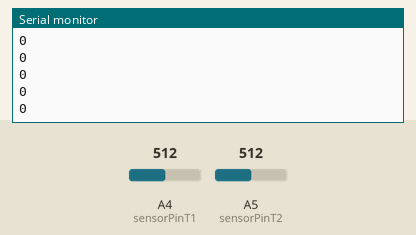
Recording of a sketch running on a simulated Arduino Uno, built with avr-gcc and run on an emulated ATmega328P. Shown: the last lines printed to the serial monitor. The test bench sets the inputs (shaded band); at power-on: A4 (sensorPinT1) = 512, A5 (sensorPinT2) = 512.

Above: at 1.2 s.
1.3 s: A4 (sensorPinT1) set to 716
At 1.31 s:
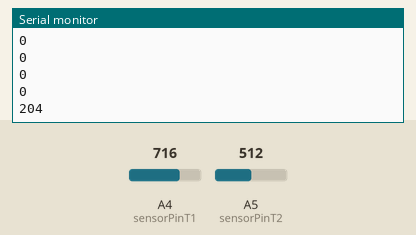
2.8 s: A5 (sensorPinT2) set to 306
At 2.82 s:
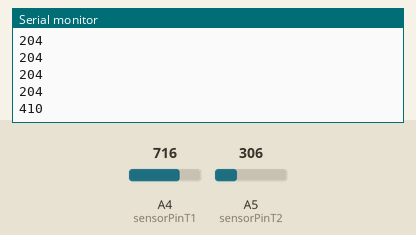
4.3 s: A4 (sensorPinT1) set to 900
At 4.32 s:
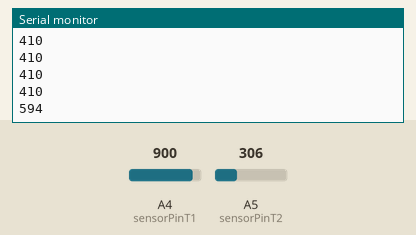
5.8 s: A5 (sensorPinT2) set to 122
At 5.83 s:
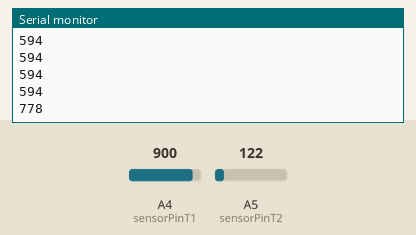
Timing chart, 0 to 8.3 s (numbered marks = the images above; inputs shaded):
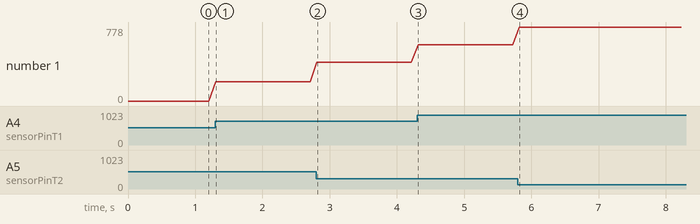

The sketch:

ldrReadsBsense.ino
```cpp
//Variable Initialization
int sensorPinT1 = A4; // select the input pin for LDR
int sensorPinT2 = A5;
int sensorValueT1 = 0; // variable to store the value coming from the sensor
int sensorValueT2 = 0;
int Vin = 5;
float Vout = 0;
float R1 = 10000;
float R2 = 0;
float buffer = 0;
int diff = 0;

void setup() {
Serial.begin(9600); //sets serial port for communication
}

void loop() {
sensorValueT1 = analogRead(sensorPinT1); // read the value from the sensor
sensorValueT2 = analogRead(sensorPinT2); // read the value from the sensor
diff = sensorValueT1 - sensorValueT2;
Serial.println(diff); //prints the values coming from the sensor on the screen
delay(100);
}
```

servoMovTilt.ino
```cpp

```

servoMoveXY.ino
```cpp

```

Measured:
- after the input at 1.3 s, the serial monitor: prints a new line at once (image 1)
- after the input at 2.8 s, the serial monitor: prints a new line at once (image 2)
- after the input at 4.3 s, the serial monitor: prints a new line at once (image 3)
- after the input at 5.8 s, the serial monitor: prints a new line at once (image 4)
- plotted number 1: 0 → 204 after the input at 1.3 s, 204 → 410 after the input at 2.8 s, 410 → 594 after the input at 4.3 s, 594 → 778 after the input at 5.8 s
